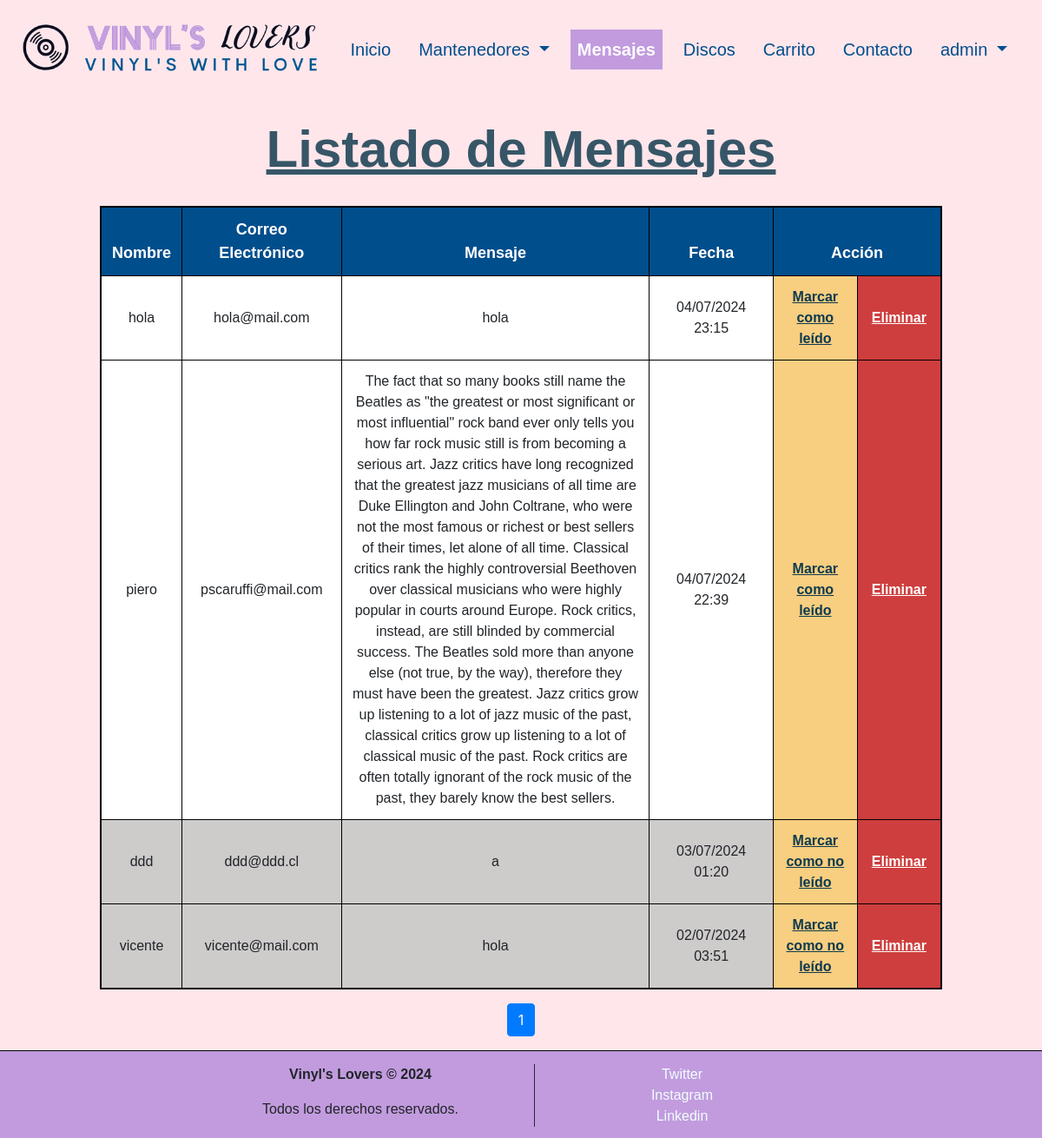
/mensajes (signed in), run on an earlier commit of the app's database.
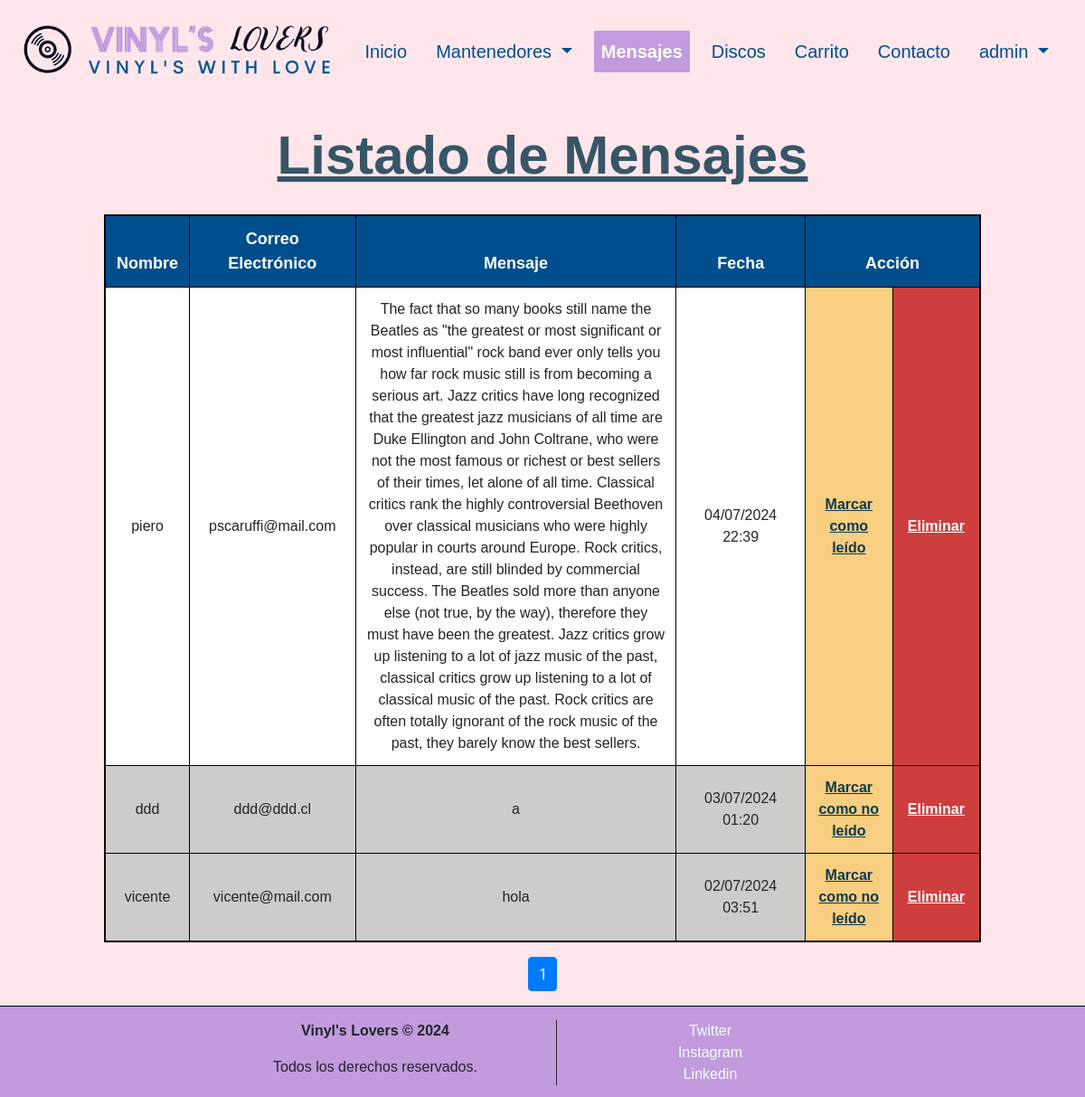
And on a later commit of the database.
### discos/models.py (models this page shows, shortened)
class Mensaje(models.Model):
    id_mensaje = models.AutoField(db_column='idMensaje', primary_key=True)
    nombre = models.CharField(max_length=100, null=False, blank=False)
    correo_electronico = models.EmailField(max_length=254, null=False, blank=False)
    mensaje = models.TextField(null=False, blank=False)
    fecha = models.DateTimeField(auto_now_add=True)
    leido = models.BooleanField(default=False, db_column='leido')

### discos/views.py (the view)
# urls.py: path('mensajes', views.listadoMensajes, name='mensajes'),
@login_required
def listadoMensajes(request):
    mensajes = Mensaje.objects.all().order_by('-fecha')
    paginator = Paginator(mensajes, 25)
    page = request.GET.get('page')
    try:
        mensajes = paginator.page(page)
    except PageNotAnInteger:
        mensajes = paginator.page(1)
    except EmptyPage:
        mensajes = paginator.page(paginator.num_pages)
    context = {'mensajes': mensajes, 'clase': 'mensajes'}
    return render(request, 'discos/mensajes.html', context)

### discos/templates/discos/mensajes.html (shortened to what this page needs)
{% extends "discos/base.html" %}
{% load static %}
{% block content %}
{% if user.is_staff %}
  <header>
    <div class="row justify-content-center">
      <div class="col-10">
          <h1>Listado de Mensajes</h1>
      </div>
    </div>
  </header>
  <div class="row justify-content-center">
    <div class="col-10">
      <div class="table-container">
            <table class="table table-striped">
                {% if mensajes %}
                    <thead>
                        <tr>
                            <th scope="col">Nombre</th>
                            <th scope="col">Correo Electrónico</th>
                            <th scope="col" class="col-mensaje">Mensaje</th>
                            <th scope="col">Fecha</th>
                            <th scope="col" colspan="2">Acción</th>
                        </tr>
                    </thead>
                    <tbody>
                        {% for mensaje in mensajes %}
                            <tr>
                                {% if mensaje.leido %}<td class="td-leido">{% else %}<td class="td-noleido">{% endif %} {{ mensaje.nombre }}</td>
                                {% if mensaje.leido %}<td class="td-leido">{% else %}<td class="td-noleido">{% endif %} {{ mensaje.correo_electronico }}</td>
                                {% if mensaje.leido %}<td class="td-leido col-mensaje">{% else %}<td class="td-noleido col-mensaje">{% endif %} {{ mensaje.mensaje }}</td>
                                {% if mensaje.leido %}<td class="td-leido">{% else %}<td class="td-noleido">{% endif %} {{ mensaje.fecha|date:"d/m/Y H:i" }}</td>
                                <td class="td-mark-read equal-width">
                                    {% if not mensaje.leido %}
                                        <a href="{% url 'cambiar_estado' pk=mensaje.id_mensaje %}">Marcar como leído</a>
                                    {% else %}
                                        <a href="{% url 'cambiar_estado' pk=mensaje.id_mensaje %}">Marcar como no leído</a>
                                    {% endif %}
                                </td>
                                <td class="td-delete equal-width"><a href="{% url 'mensajes_del' pk=mensaje.id_mensaje %}">Eliminar</a></td>
                            </tr>
                        {% endfor %}
                    </tbody>
                {% endif %}
            </table>
            <nav aria-label="Page navigation example">
              <ul class="pagination justify-content-center">
                  {% for num in mensajes.paginator.page_range %}
                      {% if mensajes.number == num %}
                          <li class="page-item active" aria-current="page"><span class="page-link">{{ num }}</span></li>
                      {% else %}
                          <li class="page-item"><a class="page-link" href="?page={{ num }}">{{ num }}</a></li>
                      {% endif %}
                  {% endfor %}
              </ul>
            </nav>
        </div>
    </div>
  </div>
{% else %}
  <div class="container-permisos">
    <h1>Error</h1>
    <p>No tienes permisos para ver esta página</p>
  </div>
{% endif %}
{% endblock %}

What changed in the data, as far as the page shows it:
removed Mensaje: nombre "hola", correo_electronico "hola@mail.com", mensaje "hola", fecha "04/07/2024 23:15", leido "Marcar como leído"
